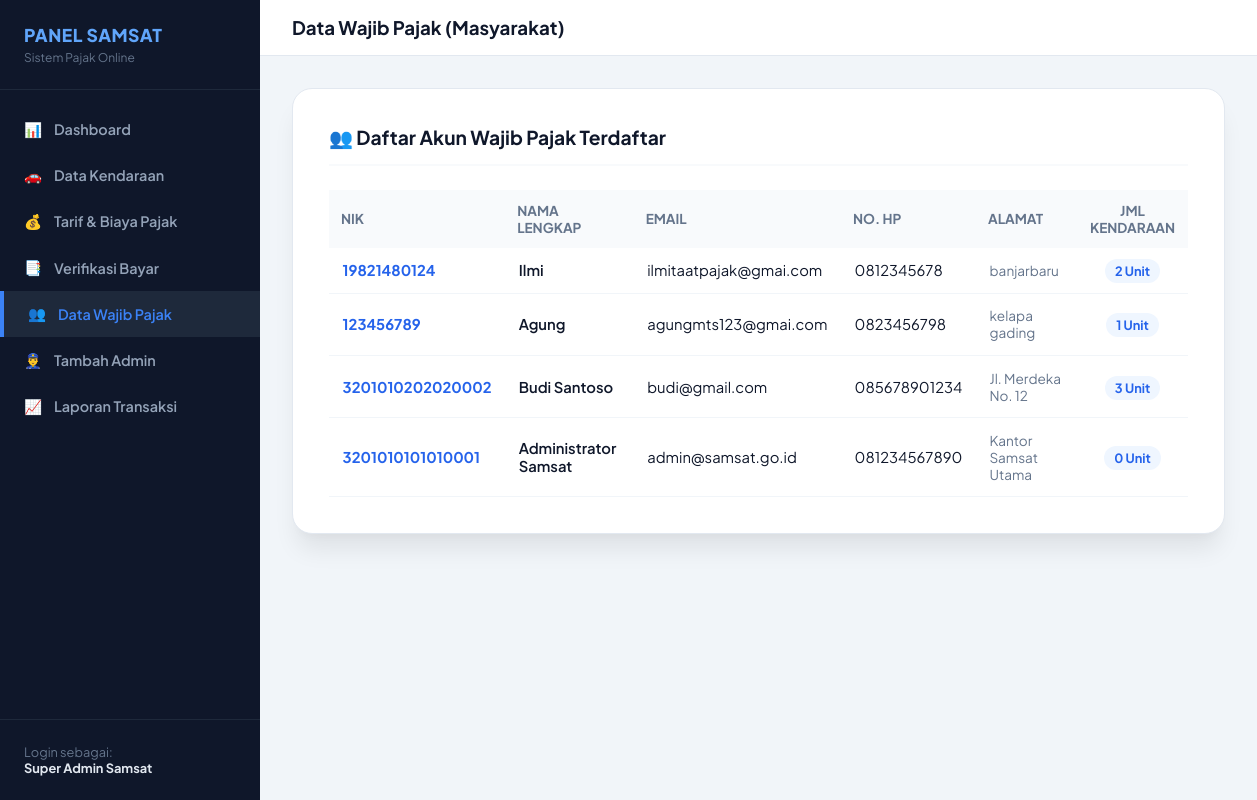
Screenshot of /admin/users_index.php (signed in) with the database file from the repository.
### tables this page shows
CREATE TABLE `users` (
  `id_user` int(11) NOT NULL,
  `nik` varchar(16) NOT NULL,
  `nama_lengkap` varchar(100) NOT NULL,
  `email` varchar(100) NOT NULL,
  `password` varchar(255) NOT NULL,
  `no_hp` varchar(15) NOT NULL,
  `alamat` text DEFAULT NULL,
  `created_at` timestamp NOT NULL DEFAULT current_timestamp(),
  `updated_at` timestamp NOT NULL DEFAULT current_timestamp() ON UPDATE current_timestamp()
);

### admin/users_index.php (the view, shortened to what this page needs)
<?php
include '../config/koneksi.php';
$query  = "SELECT u.*, COUNT(k.id_kendaraan) as jumlah_kendaraan
          FROM users u
          LEFT JOIN kendaraan k ON u.id_user = k.id_user
          GROUP BY u.id_user
          ORDER BY u.id_user DESC";
$result = mysqli_query($koneksi, $query);
?>
<!DOCTYPE html>
<html lang="id">
<head>
    <link rel="stylesheet" href="../assets/css/style.css?v=<?= time() ?>">
</head>
<body>
    <div class="admin-wrapper">
        <?php include 'sidebar.php'; ?>
        <div class="admin-content">
            <div class="admin-header">
                <h3 style="margin:0; font-weight:700; color:#0f172a;">Data Wajib Pajak (Masyarakat)</h3>
            </div>
            <div style="padding: 2rem;">
                <div class="card-detail">
                    <h3>👥 Daftar Akun Wajib Pajak Terdaftar</h3>
                    <div style="overflow-x: auto; margin-top: 1rem;">
                        <table class="table-detail" style="width: 100%;">
                            <thead>
                                <tr style="text-align: left; background-color: #f8fafc; font-size: 0.85rem; color: #64748b;">
                                    <th style="padding: 0.75rem;">NIK</th>
                                    <th style="padding: 0.75rem;">NAMA LENGKAP</th>
                                    <th style="padding: 0.75rem;">EMAIL</th>
                                    <th style="padding: 0.75rem;">NO. HP</th>
                                    <th style="padding: 0.75rem;">ALAMAT</th>
                                    <th style="padding: 0.75rem; text-align: center;">JML KENDARAAN</th>
                                </tr>
                            </thead>
                            <tbody>
                                <?php if ($result && mysqli_num_rows($result) > 0): ?>
                                    <?php while ($row = mysqli_fetch_assoc($result)): ?>
                                        <tr>
                                            <td style="padding: 0.85rem; font-weight: 700; color: #2563eb;"><?= htmlspecialchars($row['nik']) ?></td>
                                            <td style="padding: 0.85rem; font-weight: 600; color: #0f172a;"><?= htmlspecialchars($row['nama_lengkap']) ?></td>
                                            <td style="padding: 0.85rem;"><?= htmlspecialchars($row['email']) ?></td>
                                            <td style="padding: 0.85rem;"><?= htmlspecialchars($row['no_hp'] ?? '-') ?></td>
                                            <td style="padding: 0.85rem; font-size: 0.85rem; color: #64748b;"><?= htmlspecialchars($row['alamat'] ?? '-') ?></td>
                                            <td style="padding: 0.85rem; text-align: center; font-weight: 700;">
                                                <span style="background: #eff6ff; color: #2563eb; padding: 4px 10px; border-radius: 20px; font-size: 0.8rem;"><?= $row['jumlah_kendaraan'] ?> Unit</span>
                                            </td>
                                        </tr>
                                    <?php endwhile; ?>
                                <?php else: ?>
                                    <tr>
                                        <td colspan="6" style="text-align: center; padding: 2rem; color: #64748b;">Belum ada data Wajib Pajak yang terdaftar.</td>
                                    </tr>
                                <?php endif; ?>
                            </tbody>
                        </table>
                    </div>
                </div>
            </div>
        </div>
    </div>
</body>
</html>

### assets/css/style.css (style rules this page uses)
:root { --primary: #2563eb; --primary-hover: #1d4ed8; --primary-light: #eff6ff; --accent: #3b82f6; --success: #10b981; --success-bg: #ecfdf5; --danger: #ef4444; --danger-bg: #fef2f2; --bg-main: #f8fafc; --surface: #ffffff; --border: #e2e8f0; --border-focus: #93c5fd; --text-main: #0f172a; --text-muted: #64748b; --text-white: #ffffff; --radius-sm: 8px; --radius-md: 12px; --radius-lg: 20px; --shadow-sm: 0 1px 2px 0 rgba(0, 0, 0, 0.05); --shadow-md: 0 4px 6px -1px rgba(0, 0, 0, 0.07), 0 2px 4px -2px rgba(0, 0, 0, 0.05); --shadow-lg: 0 20px 25px -5px rgba(0, 0, 0, 0.08), 0 8px 10px -6px rgba(0, 0, 0, 0.03); --shadow-xl: 0 25px 50px -12px rgba(15, 23, 42, 0.25); --transition: all 0.25s cubic-bezier(0.4, 0, 0.2, 1); }
* { box-sizing: border-box; margin: 0; padding: 0; font-family: 'Plus Jakarta Sans', -apple-system, BlinkMacSystemFont, sans-serif; -webkit-font-smoothing: antialiased; }
body { background-color: var(--bg-main); color: var(--text-main); min-height: 100vh; display: flex; flex-direction: column; }
.card-detail { background: var(--surface); border-radius: var(--radius-lg); padding: 2.25rem; box-shadow: var(--shadow-lg); border: 1px solid var(--border); }
.card-detail h3 { border-bottom: 2px solid var(--bg-main); padding-bottom: 0.85rem; margin-bottom: 1.5rem; color: var(--text-main); font-size: 1.2rem; font-weight: 700; }
.table-detail { width: 100%; border-collapse: collapse; }
.table-detail td { padding: 0.85rem 0; border-bottom: 1px solid #f1f5f9; font-size: 0.925rem; }
.table-detail td:first-child { color: var(--text-muted); font-weight: 500; }
.table-detail td:last-child { text-align: right; font-weight: 700; color: var(--text-main); }
.admin-wrapper { display: flex; min-height: 100vh; }
.admin-content { flex-grow: 1; background-color: #f1f5f9; display: flex; flex-direction: column; }
.admin-header { background: #ffffff; padding: 1rem 2rem; display: flex; justify-content: space-between; align-items: center; border-bottom: 1px solid #e2e8f0; }

### rows the page displays
users: nik "19821480124", nama_lengkap "Ilmi", email "ilmitaatpajak@gmai.com", no_hp "0812345678", alamat "banjarbaru", jumlah_kendaraan "2"
users: nik "123456789", nama_lengkap "Agung", email "agungmts123@gmai.com", no_hp "0823456798", alamat "kelapa gading", jumlah_kendaraan "1"
users: nik "3201010202020002", nama_lengkap "Budi Santoso", email "budi@gmail.com", no_hp "085678901234", alamat "Jl. Merdeka No. 12", jumlah_kendaraan "3"
users: nik "3201010101010001", nama_lengkap "Administrator Samsat", email "admin@samsat.go.id", no_hp "081234567890", alamat "Kantor Samsat Utama", jumlah_kendaraan "0"

### other values shown
$_SESSION['admin_nama'] "Super Admin Samsat"
